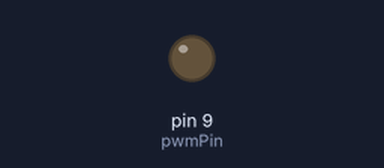
Bench run of a sketch on a simulated Arduino Uno, built with avr-gcc and run on an emulated ATmega328P. On the bench: output pins drawn as LEDs (lit = HIGH).

Above: at 7.5 s.
At 22.5 s:
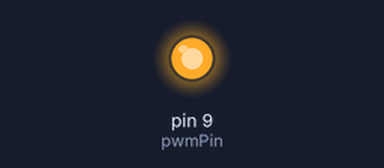
Timing chart, 0 to 39.0 s (numbered marks = the images above):
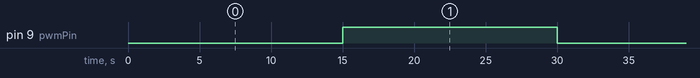

The sketch:

cele_PWM_send_com.ino
```cpp
#define pwmPin 9 // Pin connected to the PWM output

unsigned long previousMillis = 0;
const unsigned long interval = 15000; // Interval for each state (10 seconds)
bool pwmState = false; // Initial state of the PWM output

void setup() {
  pinMode(pwmPin, OUTPUT); // Set the PWM pin as an output
}

void loop() {
  unsigned long currentMillis = millis(); // Get the current time

  if (currentMillis - previousMillis >= interval) {
    // If 10 seconds have elapsed, toggle the state
    previousMillis = currentMillis;
    pwmState = !pwmState; // Toggle PWM state
    if (pwmState) {
      analogWrite(pwmPin, 255); // 80% of 255
    } else {
      analogWrite(pwmPin, 0); // Turn off the PWM signal
    }
  }
}
```

Measured:
- by itself, pin 9 (pwmPin): alternates HIGH for 15.0 s and LOW for 15.0 s
